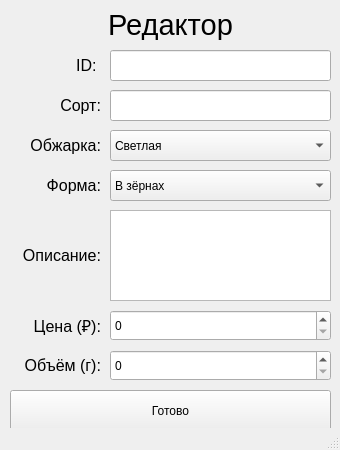
<?xml version="1.0" encoding="UTF-8"?>
<ui version="4.0">
 <class>MainWindow</class>
 <widget class="QMainWindow" name="MainWindow">
  <property name="geometry">
   <rect>
    <x>0</x>
    <y>0</y>
    <width>340</width>
    <height>450</height>
   </rect>
  </property>
  <property name="windowTitle">
   <string>Редактор</string>
  </property>
  <widget class="QWidget" name="centralwidget">
   <widget class="QLabel" name="header">
    <property name="geometry">
     <rect>
      <x>10</x>
      <y>9</y>
      <width>321</width>
      <height>31</height>
     </rect>
    </property>
    <property name="font">
     <font>
      <pointsize>22</pointsize>
     </font>
    </property>
    <property name="text">
     <string>Редактор</string>
    </property>
    <property name="alignment">
     <set>Qt::AlignCenter</set>
    </property>
   </widget>
   <widget class="QLabel" name="id_label">
    <property name="geometry">
     <rect>
      <x>10</x>
      <y>50</y>
      <width>91</width>
      <height>31</height>
     </rect>
    </property>
    <property name="font">
     <font>
      <pointsize>12</pointsize>
     </font>
    </property>
    <property name="text">
     <string>ID: </string>
    </property>
    <property name="alignment">
     <set>Qt::AlignRight|Qt::AlignTrailing|Qt::AlignVCenter</set>
    </property>
   </widget>
   <widget class="QLabel" name="sort_label">
    <property name="geometry">
     <rect>
      <x>10</x>
      <y>90</y>
      <width>91</width>
      <height>31</height>
     </rect>
    </property>
    <property name="font">
     <font>
      <pointsize>12</pointsize>
     </font>
    </property>
    <property name="text">
     <string>Сорт:</string>
    </property>
    <property name="alignment">
     <set>Qt::AlignRight|Qt::AlignTrailing|Qt::AlignVCenter</set>
    </property>
   </widget>
   <widget class="QLabel" name="roasting_label">
    <property name="geometry">
     <rect>
      <x>10</x>
      <y>130</y>
      <width>91</width>
      <height>31</height>
     </rect>
    </property>
    <property name="font">
     <font>
      <pointsize>12</pointsize>
     </font>
    </property>
    <property name="text">
     <string>Обжарка:</string>
    </property>
    <property name="alignment">
     <set>Qt::AlignRight|Qt::AlignTrailing|Qt::AlignVCenter</set>
    </property>
   </widget>
   <widget class="QLabel" name="hammering_label">
    <property name="geometry">
     <rect>
      <x>10</x>
      <y>170</y>
      <width>91</width>
      <height>31</height>
     </rect>
    </property>
    <property name="font">
     <font>
      <pointsize>12</pointsize>
     </font>
    </property>
    <property name="text">
     <string>Форма:</string>
    </property>
    <property name="alignment">
     <set>Qt::AlignRight|Qt::AlignTrailing|Qt::AlignVCenter</set>
    </property>
   </widget>
   <widget class="QLabel" name="description_label">
    <property name="geometry">
     <rect>
      <x>10</x>
      <y>210</y>
      <width>91</width>
      <height>91</height>
     </rect>
    </property>
    <property name="font">
     <font>
      <pointsize>12</pointsize>
     </font>
    </property>
    <property name="text">
     <string>Описание:</string>
    </property>
    <property name="alignment">
     <set>Qt::AlignRight|Qt::AlignTrailing|Qt::AlignVCenter</set>
    </property>
   </widget>
   <widget class="QComboBox" name="roast">
    <property name="geometry">
     <rect>
      <x>110</x>
      <y>130</y>
      <width>221</width>
      <height>31</height>
     </rect>
    </property>
    <item>
     <property name="text">
      <string>Светлая</string>
     </property>
    </item>
    <item>
     <property name="text">
      <string>Средняя</string>
     </property>
    </item>
    <item>
     <property name="text">
      <string>Тёмная</string>
     </property>
    </item>
   </widget>
   <widget class="QComboBox" name="form">
    <property name="geometry">
     <rect>
      <x>110</x>
      <y>170</y>
      <width>221</width>
      <height>31</height>
     </rect>
    </property>
    <item>
     <property name="text">
      <string>В зёрнах</string>
     </property>
    </item>
    <item>
     <property name="text">
      <string>Молотый</string>
     </property>
    </item>
   </widget>
   <widget class="QLineEdit" name="sort">
    <property name="geometry">
     <rect>
      <x>110</x>
      <y>90</y>
      <width>221</width>
      <height>31</height>
     </rect>
    </property>
   </widget>
   <widget class="QLineEdit" name="id">
    <property name="geometry">
     <rect>
      <x>110</x>
      <y>50</y>
      <width>221</width>
      <height>31</height>
     </rect>
    </property>
   </widget>
   <widget class="QPlainTextEdit" name="description">
    <property name="geometry">
     <rect>
      <x>110</x>
      <y>210</y>
      <width>221</width>
      <height>91</height>
     </rect>
    </property>
   </widget>
   <widget class="QLabel" name="price_label">
    <property name="geometry">
     <rect>
      <x>10</x>
      <y>310</y>
      <width>91</width>
      <height>31</height>
     </rect>
    </property>
    <property name="font">
     <font>
      <pointsize>12</pointsize>
     </font>
    </property>
    <property name="text">
     <string>Цена (₽):</string>
    </property>
    <property name="alignment">
     <set>Qt::AlignRight|Qt::AlignTrailing|Qt::AlignVCenter</set>
    </property>
   </widget>
   <widget class="QLabel" name="packing_label">
    <property name="geometry">
     <rect>
      <x>10</x>
      <y>350</y>
      <width>91</width>
      <height>31</height>
     </rect>
    </property>
    <property name="font">
     <font>
      <pointsize>12</pointsize>
     </font>
    </property>
    <property name="text">
     <string>Объём (г):</string>
    </property>
    <property name="alignment">
     <set>Qt::AlignRight|Qt::AlignTrailing|Qt::AlignVCenter</set>
    </property>
   </widget>
   <widget class="QSpinBox" name="price">
    <property name="geometry">
     <rect>
      <x>110</x>
      <y>310</y>
      <width>221</width>
      <height>31</height>
     </rect>
    </property>
   </widget>
   <widget class="QSpinBox" name="packing">
    <property name="geometry">
     <rect>
      <x>110</x>
      <y>350</y>
      <width>221</width>
      <height>31</height>
     </rect>
    </property>
   </widget>
   <widget class="QPushButton" name="confirm_btn">
    <property name="geometry">
     <rect>
      <x>10</x>
      <y>390</y>
      <width>321</width>
      <height>41</height>
     </rect>
    </property>
    <property name="text">
     <string>Готово</string>
    </property>
   </widget>
  </widget>
  <widget class="QStatusBar" name="status"/>
 </widget>
 <resources/>
 <connections/>
</ui>
